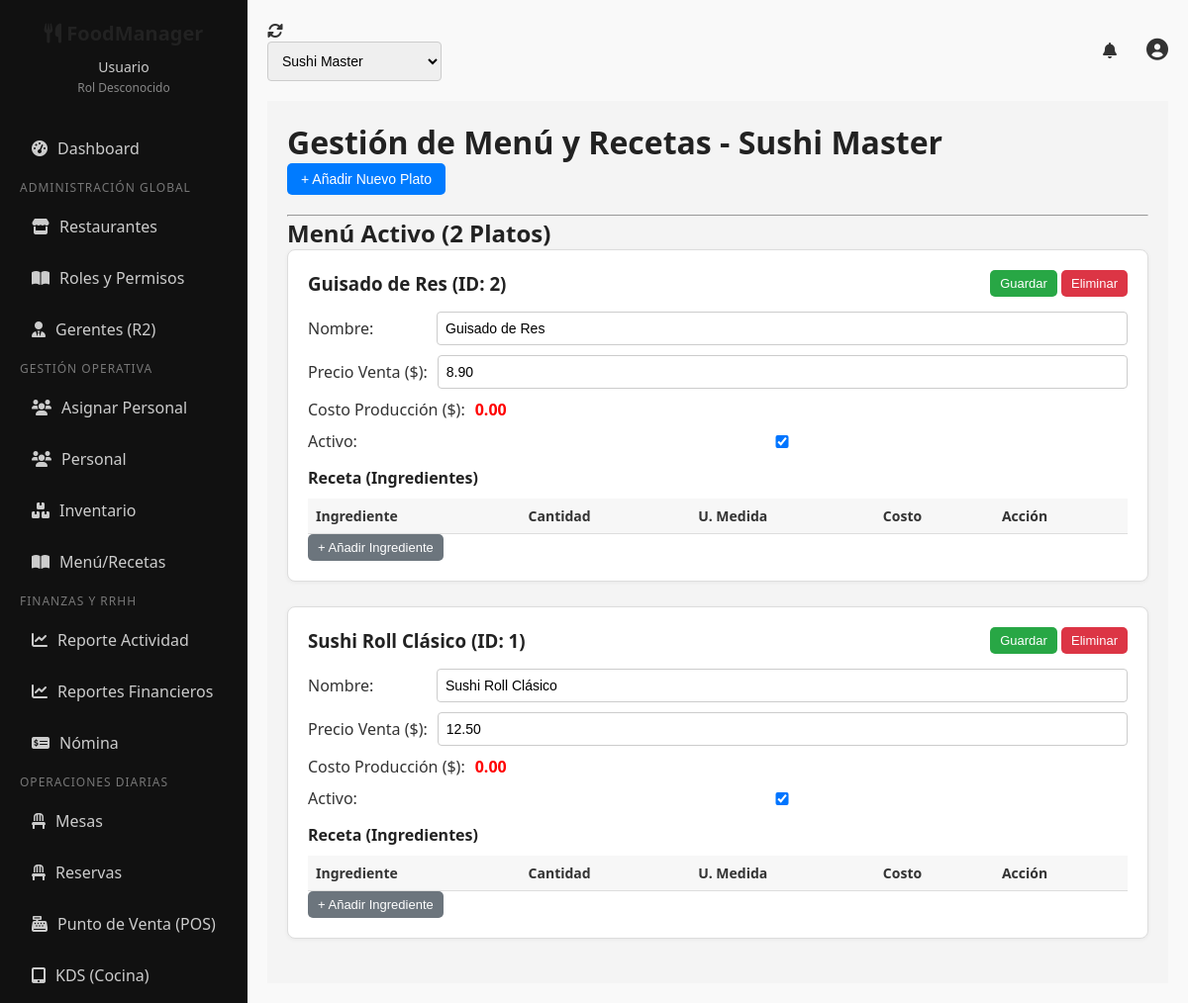
The page /views/gestion_menu.php (signed in) on the database its author committed.
### tables this page shows
CREATE TABLE restaurantes (
    id INT AUTO_INCREMENT PRIMARY KEY,
    nombre VARCHAR(100) NOT NULL,
    direccion TEXT,
    gerenteres_id INT,
    FOREIGN KEY (gerenteres_id) REFERENCES usuarios(id)
);

CREATE TABLE platos_menu (
    id INT AUTO_INCREMENT PRIMARY KEY,
    restaurante_id INT NOT NULL,
    nombre VARCHAR(100) NOT NULL,
    precio_venta DECIMAL(10, 2) NOT NULL,
    costo_produccion DECIMAL(10, 2) DEFAULT 0.00,  
    activo BOOLEAN DEFAULT TRUE,
    FOREIGN KEY (restaurante_id) REFERENCES restaurantes(id) ON DELETE CASCADE,
    UNIQUE (restaurante_id, nombre)
);

### views/gestion_menu.php (the view, shortened to what this page needs)
<?php
include '../includes/header.php';
$restaurante_id = $_SESSION['restaurante_actual_id'] ?? null;
try {
    $stmt_platos = $pdo->prepare("
        SELECT id, nombre, precio_venta, costo_produccion, activo
        FROM platos_menu
        WHERE restaurante_id = :rid
        ORDER BY nombre ASC
    ");
    $stmt_platos->bindParam(':rid', $restaurante_id);
    $stmt_platos->execute();
    $platos_list = $stmt_platos->fetchAll(PDO::FETCH_ASSOC);
} catch (PDOException $e) {
    $error_message = "Error al cargar datos de Menú/Inventario.";
}
?>
<head>
    <link rel="stylesheet" href="../style/gestion_menu.css">
</head>
<h1>Gestión de Menú y Recetas - <?php echo getRestaurantName($restaurante_id); ?></h1>
<button type="button" class="btn btn-primary toggle-form-btn" onclick="toggleForm()">+ Añadir Nuevo Plato</button>
<hr>
<h2>Menú Activo (<?php echo count($platos_list); ?> Platos)</h2>
<?php foreach ($platos_list as $plato): ?>
<div class="card <?php echo ($plato['activo'] == 0) ? 'card-inactive' : ''; ?>">
    <form action="" method="POST">
        <div class="card-header">
            <h3><?php echo htmlspecialchars($plato['nombre']); ?> (ID: <?php echo $plato['id']; ?>)</h3>
            <div class="controls">
                <button type="submit" class="btn btn-success btn-sm">Guardar</button>
                <button type="button" class="btn btn-danger btn-sm" onclick="confirmDeletePlato(<?php echo $plato['id']; ?>, '<?php echo htmlspecialchars($plato['nombre']); ?>')">Eliminar</button>
            </div>
        </div>
        <div class="card-body">
            <div class="form-group-inline">
                <label>Nombre:</label>
                <input type="text" name="nombre" value="<?php echo htmlspecialchars($plato['nombre']); ?>" required>
            </div>
            <div class="form-group-inline">
                <label>Precio Venta ($):</label>
                <input type="number" step="0.01" name="precio_venta" value="<?php echo $plato['precio_venta']; ?>" required>
            </div>
            <div class="form-group-inline">
                <label>Costo Producción ($):</label>
                <strong style="color: red;"><?php echo number_format($plato['costo_produccion'], 2); ?></strong>
            </div>
            <div class="form-group-inline">
                <label>Activo:</label>
                <input type="checkbox" name="activo" value="1" <?php echo ($plato['activo']) ? 'checked' : ''; ?>>
            </div>
        </div>
        <div class="card-receta">
            <h4>Receta (Ingredientes)</h4>
            <table class="data-table">
                <thead>
                    <tr>
                        <th>Ingrediente</th>
                        <th>Cantidad</th>
                        <th>U. Medida</th>
                        <th>Costo</th>
                        <th>Acción</th>
                    </tr>
                </thead>
            </table>
            <button type="button" class="btn btn-secondary btn-sm" onclick="addIngrediente(<?php echo $plato['id']; ?>)">+ Añadir Ingrediente</button>
        </div>
    </form>
</div>
<?php endforeach; ?>
<?php include '../includes/footer.php'; ?>

### style/main.css (style rules this page uses)
* { box-sizing: border-box; margin: 0; padding: 0; }
html, body { font-family: 'Segoe UI', sans-serif; background-color: #f9f9f9; color: #333; height: 100%; }
h1, h2, h3, h4 { font-weight: 600; color: #222; }
button { border: none; padding: 10px 16px; border-radius: 5px; background-color: #4CAF50; color: #fff; font-size: 14px; cursor: pointer; transition: background 0.3s; }
input, select, textarea { border: 1px solid #ccc; padding: 10px; border-radius: 4px; font-size: 14px; width: 100%; }

### style/gestion_menu.css (style rules this page uses)
.toggle-form-btn { margin-bottom: 20px; padding: 10px 18px; font-size: 16px; background-color: #007bff; border: none; border-radius: 6px; color: white; cursor: pointer; transition: background-color 0.3s ease; }
.card { border: 1px solid #ddd; border-radius: 8px; margin-bottom: 25px; padding: 20px; background-color: #fff; box-shadow: 0 1px 4px rgba(0,0,0,0.05); }
.card-header { display: flex; justify-content: space-between; align-items: center; margin-bottom: 15px; }
.card-header h3 { margin: 0; }
.card-body, .card-receta { margin-top: 15px; }
.form-group-inline { display: flex; align-items: center; margin-bottom: 10px; gap: 10px; }
.form-group-inline label { min-width: 120px; font-weight: 500; }
.form-group-inline input[type="text"], .form-group-inline input[type="number"] { flex: 1; padding: 8px; border-radius: 4px; border: 1px solid #ccc; }
.data-table { width: 100%; border-collapse: collapse; margin-top: 10px; }
.data-table th, .data-table td { padding: 8px; text-align: left; border-bottom: 1px solid #ddd; font-size: 14px; }
.data-table th { background-color: #f7f7f7; }
.btn { padding: 8px 14px; font-size: 14px; border-radius: 5px; cursor: pointer; border: none; transition: background-color 0.2s ease; }
.btn-primary { background-color: #007bff; color: white; }
.btn-success { background-color: #28a745; color: white; }
.btn-danger { background-color: #dc3545; color: white; }
.btn-secondary { background-color: #6c757d; color: white; }
.btn-sm { padding: 6px 10px; font-size: 13px; }

### rows shown on the page
restaurantes: nombre "Sushi Master"
platos_menu: nombre "Guisado de Res", id "2", precio_venta "8.90", costo_produccion "0.00", activo "☑"
platos_menu: nombre "Sushi Roll Clásico", id "1", precio_venta "12.50", costo_produccion "0.00", activo "☑"

### other values the page prints
$user_name "Usuario"
$user_rol "Rol Desconocido"
count($platos_list) "2"
form field restaurant_id_selector "Sushi Master"
